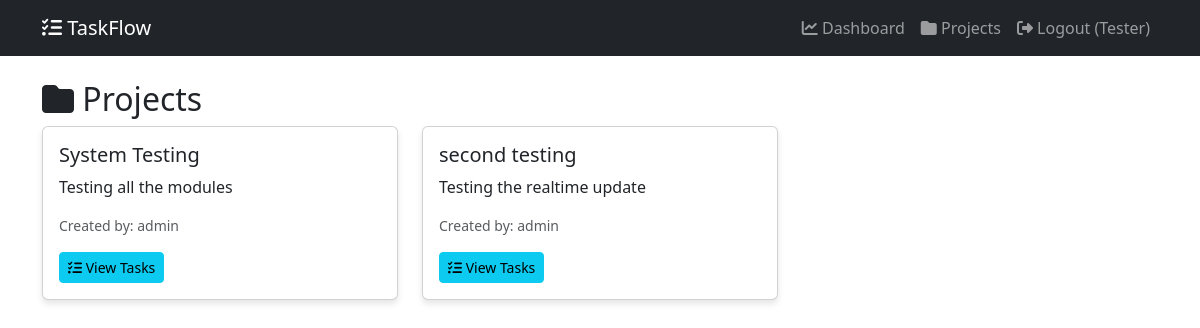
Screenshot of /projects/ (signed in) with the database file from the repository.
### tasks/models.py (models this page shows, shortened)
class CustomUser(AbstractUser):
    ROLE_CHOICES = (
        ('admin', 'Administrator'),
        ('user', 'Standard User'),
    )
    role = models.CharField(max_length=10, choices=ROLE_CHOICES, default='user')
    email = models.EmailField(unique=True)

class Project(models.Model):
    name = models.CharField(max_length=150)
    description = models.TextField(blank=True)
    created_by = models.ForeignKey(CustomUser, on_delete=models.CASCADE, related_name='projects')
    created_at = models.DateTimeField(auto_now_add=True)

### tasks/views.py (the view)
# urls.py: path('projects/', views.project_list, name='project_list'),
@login_required
def project_list(request):
    projects = Project.objects.all().select_related('created_by')
    return render(request, 'tasks/project_list.html', {'projects': projects, 'is_admin': request.user.role == 'admin'})

### tasks/templates/tasks/project_list.html (shortened to what this page needs)
{% extends 'tasks/base.html' %}
{% block content %}
<h2><i class="fas fa-folder"></i> Projects</h2>
<div class="row">
    {% for project in projects %}
    <div class="col-md-4 mb-3">
        <div class="card">
            <div class="card-body">
                <h5 class="card-title">{{ project.name }}</h5>
                <p class="card-text">{{ project.description|default:"No description" }}</p>
                <p class="text-muted small">Created by: {{ project.created_by.username }}</p>
                <a href="#" class="btn btn-info btn-sm"><i class="fas fa-tasks"></i> View Tasks</a>
            </div>
        </div>
    </div>
    {% empty %}
    <div class="col"><div class="alert alert-info">No projects yet. Create your first project!</div></div>
    {% endfor %}
</div>
{% endblock %}

### tasks/templates/tasks/base.html (shortened to what this page needs)
<!DOCTYPE html>
<html lang="en">
<head>
    <link href="https://cdn.jsdelivr.net/npm/bootstrap@5.3.0/dist/css/bootstrap.min.css" rel="stylesheet">
    <link rel="stylesheet" href="https://cdnjs.cloudflare.com/ajax/libs/font-awesome/6.4.0/css/all.min.css">
</head>
<body>
    <nav class="navbar navbar-expand-lg navbar-dark bg-dark">
        <div class="container">
            <a class="navbar-brand" href="{% url 'index' %}"><i class="fas fa-tasks"></i> TaskFlow</a>
            <div class="collapse navbar-collapse" id="navbarNav">
                <ul class="navbar-nav ms-auto">
                    {% if user.is_authenticated %}
                        <li class="nav-item"><a class="nav-link" href="{% url 'dashboard' %}"><i class="fas fa-chart-line"></i> Dashboard</a></li>
                        <li class="nav-item"><a class="nav-link" href="{% url 'project_list' %}"><i class="fas fa-folder"></i> Projects</a></li>
                        <li class="nav-item"><a class="nav-link" href="{% url 'logout' %}"><i class="fas fa-sign-out-alt"></i> Logout ({{ user.username }})</a></li>
                    {% else %}
                        <li class="nav-item"><a class="nav-link" href="{% url 'login' %}">Login</a></li>
                        <li class="nav-item"><a class="nav-link" href="{% url 'register' %}">Register</a></li>
                    {% endif %}
                </ul>
            </div>
        </div>
    </nav>
    <div class="container mt-4">
        {% block content %}{% endblock %}
    </div>
</body>
</html>

### tasks/templates/tasks/base.html (style rules this page uses)
.card { box-shadow: 0 4px 6px rgba(0,0,0,0.1); transition: transform 0.3s; }

### rows the page displays
CustomUser: username "Tester"
Project: name "System Testing", description "Testing all the modules", created_by.username "admin"
Project: name "second testing", description "Testing the realtime update", created_by.username "admin"
